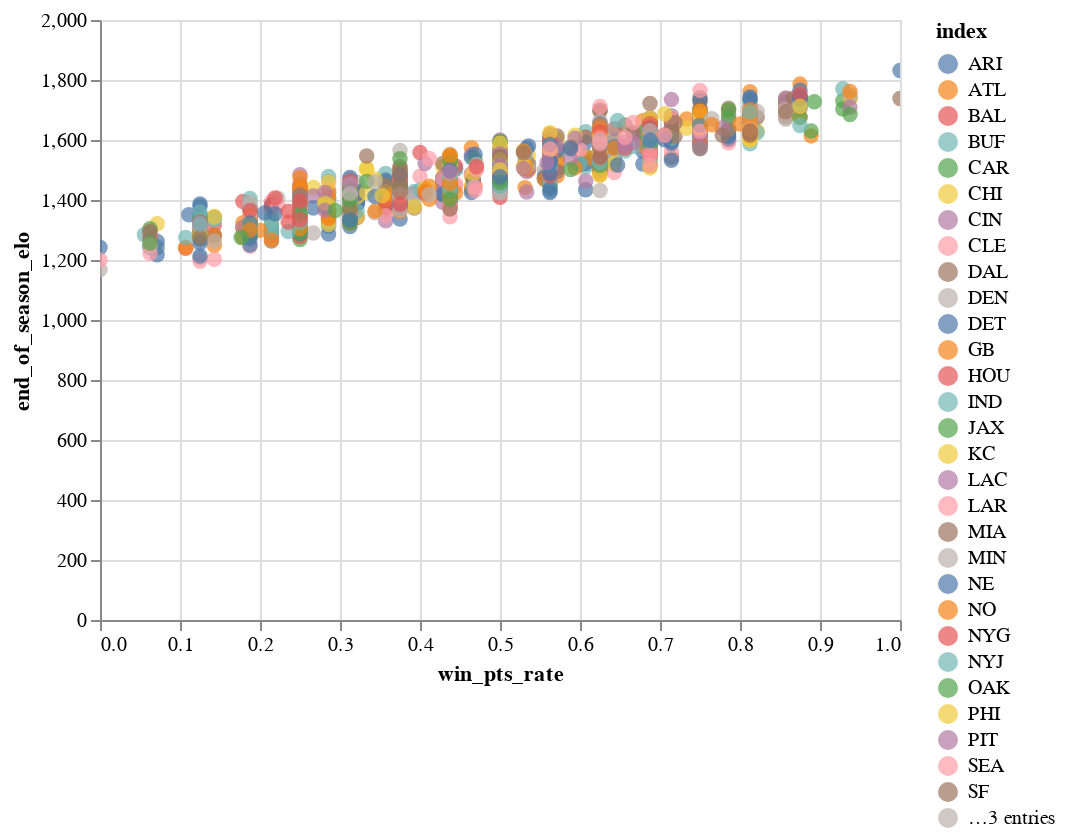

This figure's notebook cell:
### Code cell
source = season_records[season_records['season']>=1965].reset_index()

alt.Chart(source).mark_circle(size=60).encode(
    x='win_pts_rate',
    y='end_of_season_elo',
    color='index',
    tooltip=['index', 'games_played']
).interactive()

### Figure 1 — Vega-Lite specification as saved in the notebook (floating-point values rounded to 4 significant figures; data arrays with more than 128 entries replaced by an {"elided": "..."} marker saying what was removed)
{"config": {"view": {"continuousWidth": 400, "continuousHeight": 300}}, "data": {"name": "data-90918cb09745935629ba8d1c12709669"}, "mark": {"type": "circle", "size": 60}, "encoding": {"color": {"type": "nominal", "field": "index"}, "tooltip": [{"type": "nominal", "field": "index"}, {"type": "quantitative", "field": "games_played"}], "x": {"type": "quantitative", "field": "win_pts_rate"}, "y": {"type": "quantitative", "field": "end_of_season_elo"}}, "selection": {"selector004": {"type": "interval", "bind": "scales", "encodings": ["x", "y"]}}, "$schema": "https://vega.github.io/schema/vega-lite/v4.8.1.json", "datasets": {"data-90918cb09745935629ba8d1c12709669": {"elided": "1664 records"}}}
